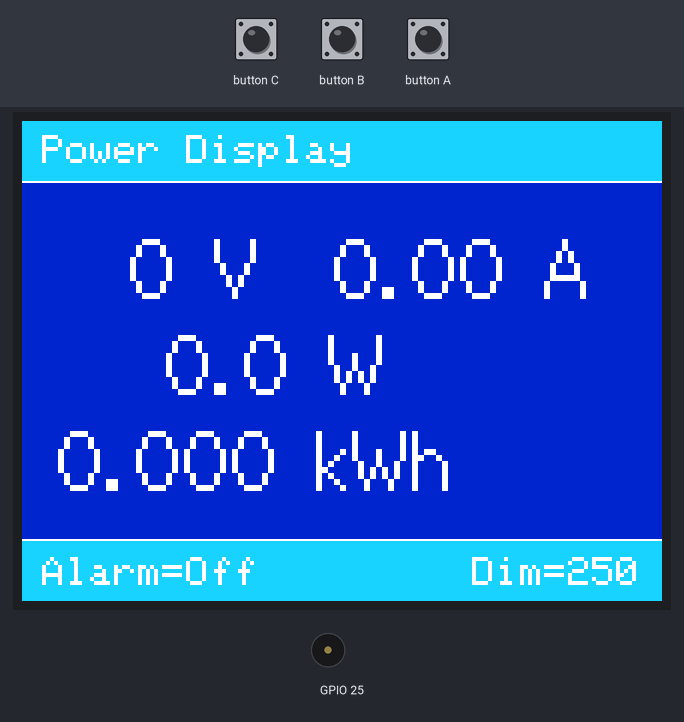
Recording of a sketch running on a simulated ESP32. On the bench: 320×240 colour display, buzzer (waves = sounding). The test bench sets the inputs (shaded band). Uploads are accepted with an empty reply; EEPROM starts erased; what the sketch prints to the serial monitor is not drawn.

Above: at 1.6 s.
1.7 s: button A pressed for 0.15 s
At 2.9 s:
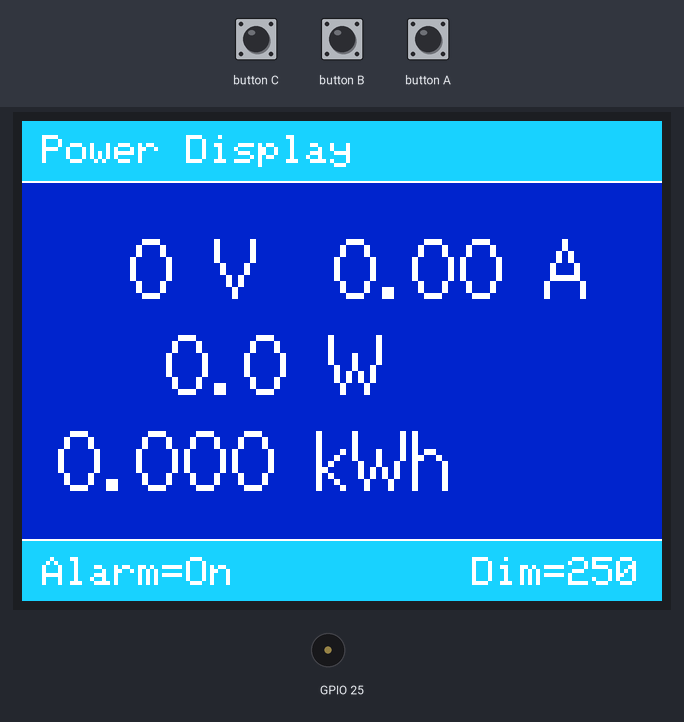
3.3 s: button C pressed for 0.15 s
At 4.4 s:
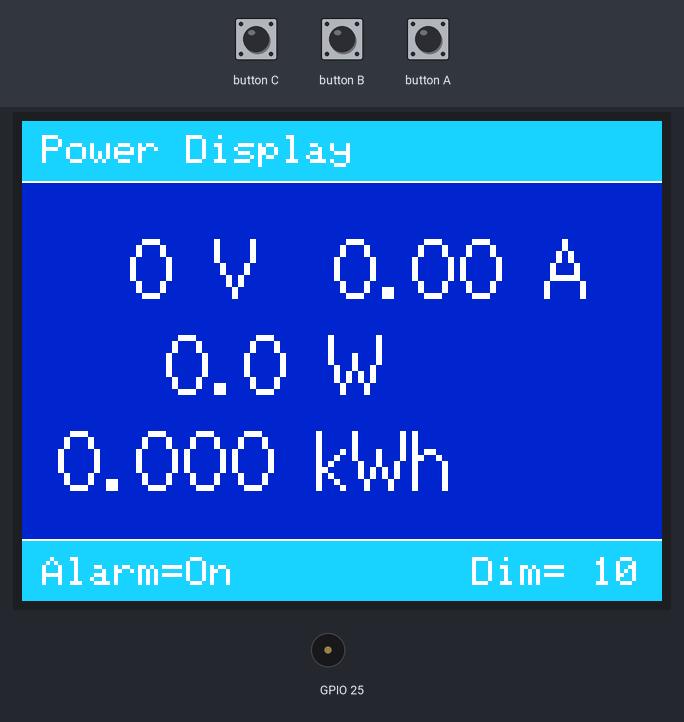
4.9 s: button C pressed for 1 s
At 5.6 s:
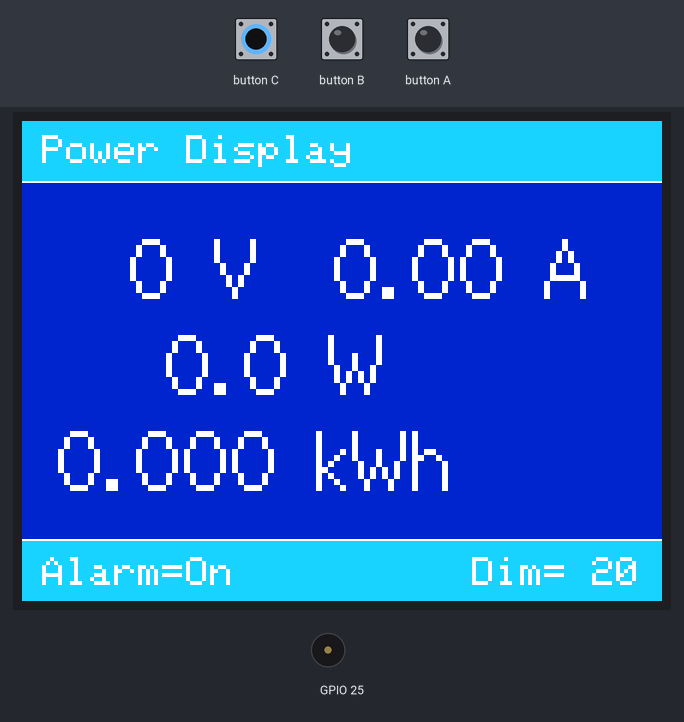
7.4 s: button A pressed for 1 s
At 8.7 s:
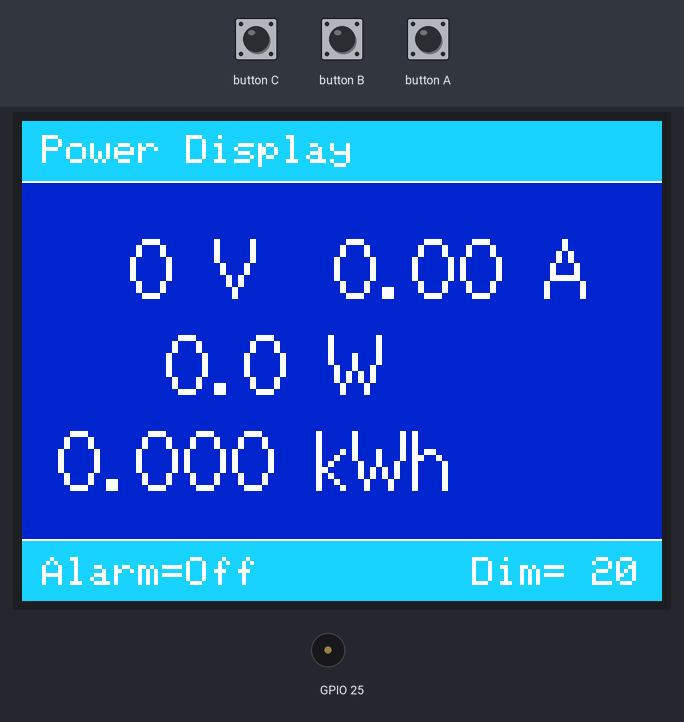
9.9 s: button B pressed for 0.15 s
Timing chart, 0 to 12.5 s (numbered marks = the images above; inputs shaded):
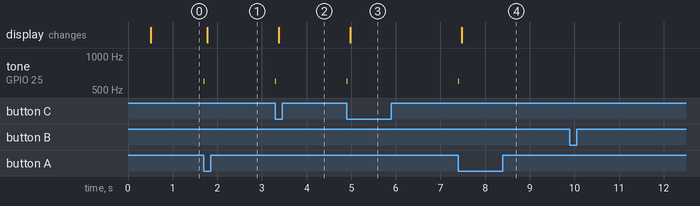

The sketch:

M5_Power_Display.ino
```cpp
/*
  Sonoff POW R2 -> M5Stack display
  Reads JSON Data from Sonoff POW R2 and displays is on the M5Stack module
  Version 0.2 / 25.07.2020
*/

#include <M5Stack.h>
#include <ArduinoJson.h>
#include <WiFi.h>
#include <Preferences.h>

const char *ssid = "PowerMeter";     // Set WLAN name
const char *password = "power0102";  // Set password

int port = 80;                       // JSON Server port of Sonoff POW R2
const char * host = "192.168.4.100"; // Server IP. Set Sonoff POW to fixed IP
int connection = 0;                  // Connection re-tries. Reboot if > 10

Preferences preferences;             // Nonvolatile storage on ESP32 - To store AlarmState and LCD_Brightness

bool update = false;                 // New data. Update display
bool alarmstate = false;             // State of power loss alarm
int LCD_Brightness = 250;            // Brightness od screen

// Task handle for JSON Client (Core 0 on ESP32)
TaskHandle_t Task1;

struct tPower {
  double Total, Yesterday, Today, Power, ApparentPower, ReactivePower, Factor, Voltage, Current;
};
tPower Power;


void setup() {
  M5.begin();
  M5.Power.begin();

  Power.Total = 0.003;                // Power on Sonoff starts with this value. Why?
  Serial.begin(115200); delay(100);

  preferences.begin("nvs", false);                       // Open nonvolatile storage (nvs)
  alarmstate = preferences.getInt("alarmstate", 0);      // Read stored values
  LCD_Brightness = preferences.getInt("LCD_State", 250);
  preferences.end();                                     // Close nvs
  M5.Lcd.setBrightness(LCD_Brightness);

  WiFi.mode(WIFI_AP);                                    // WiFi Mode Access Point
  delay (100);
  WiFi.softAP(ssid, password); // AP name and password
  Serial.println("Start WLAN AP");
  Serial.print("IP address: ");
  Serial.println(WiFi.softAPIP());

  Display_Main();
  update = true;

  // Create task for core 0, loop() runs on core 1
  xTaskCreatePinnedToCore(
    Get_JSON_DataTask, /* Function to implement the task */
    "Task1", /* Name of the task */
    10000,  /* Stack size in words */
    NULL,  /* Task input parameter */
    0,  /* Priority of the task */
    &Task1,  /* Task handle. */
    0); /* Core where the task should run */
}

unsigned long update_time = 0;

void Get_JSON_DataTask(void * parameter) {    // Get JSON data endlessly

  while (true) {

    if (millis() > update_time + 1000) {
      Get_JSON_Data();
      update_time = millis();
    }
  }
}


void Get_JSON_Data() {   // Read Energy Data from Sonoff POW

  // Allocate JsonBuffer
  // Use arduinojson.org/assistant to compute the capacity.
  StaticJsonDocument<1000> root;

  WiFiClient client;
  client.setTimeout(500);

  // Connect to HTTP server
  if (!client.connect(host, port)) {
    Serial.println(F("Connection failed"));
    Power.Voltage = 0;
    Power.Total = 0.003 ;
    Power.Power = 0 ;
    Power.Voltage = 0 ;
    Power.Current = 0 ;
    update = true;
    connection++;
    return;
  }

  connection = 0;

  // Send HTTP request
  client.println(F("GET /cm?cmnd=status%208 HTTP/1.0"));
  client.println(F("Host: arduinojson.org"));
  client.println(F("Connection: close"));
  if (client.println() == 0) {
    Serial.println(F("Failed to send request"));
    return;
  }

  // Check HTTP status
  char status[32] = {0};
  client.readBytesUntil('\r', status, sizeof(status));
  if (strcmp(status, "HTTP/1.0 200 OK") != 0) {
    Serial.print(F("Unexpected response: "));
    Serial.println(status);
    return;
  }

  // Skip HTTP headers
  char endOfHeaders[] = "\r\n\r\n";
  if (!client.find(endOfHeaders)) {
    Serial.println(F("Invalid response"));
    return;
  }

  // Parse JSON object

  DeserializationError error = deserializeJson(root, client);

  if (error) {
    Serial.println(F("Parsing failed!"));
    return;
  }

  Serial.println(F("Parsing sucess!"));
  update = true;
  // Extract values

  Power.Total = root["StatusSNS"]["ENERGY"]["Total"] ;
  Power.Power = root["StatusSNS"]["ENERGY"]["Power"] ;
  Power.Voltage = root["StatusSNS"]["ENERGY"]["Voltage"] ;
  Power.Current = root["StatusSNS"]["ENERGY"]["Current"] ;

  // Disconnect
  client.stop();
}


void EnergyReset(void) {  // Reset energy total count on Sonoff POW to zero

  WiFiClient client;
  client.setTimeout(500);

  // Connect to HTTP server

  if (!client.connect(host, port)) {
    Serial.println(F("Connection failed"));
    return;
  }


  // Send HTTP request
  client.println(F("GET /cm?cmnd=EnergyReset%203 HTTP/1.0"));
  client.println(F("Host: arduinojson.org"));
  client.println(F("Connection: close"));
  if (client.println() == 0) {
    Serial.println(F("Failed to send request"));
    return;
  }

  // Check HTTP status
  char status[32] = {0};
  client.readBytesUntil('\r', status, sizeof(status));
  if (strcmp(status, "HTTP/1.0 200 OK") != 0) {
    Serial.print(F("Unexpected response: "));
    Serial.println(status);
    return;
  }

  // Disconnect
  client.stop();
}


void DisplayData(void) {
  M5.Lcd.fillRect(0, 31, 320, 178, 0x139);
  M5.Lcd.setCursor(0, 50, 2);
  M5.Lcd.setTextSize(3);
  M5.Lcd.printf(" %3.0f V %5.2f A\n", Power.Voltage, Power.Current);
  M5.Lcd.printf("%7.1f W\n", Power.Power);
  M5.Lcd.printf("%6.3f kWh", Power.Total - 0.003);
}


void DiplayAlarmState(void) {
  M5.Lcd.setTextFont(1);
  M5.Lcd.setTextSize(2);                                      /* Set text size to 2 */
  M5.Lcd.setTextColor(WHITE);                                 /* Set text color to white */
  M5.Lcd.fillRect(265, 0, 320, 30, 0x1E9F);

  M5.Lcd.setCursor(265, 7);
  if (connection > 0) M5.Lcd.printf("C:%1.0d", connection); else  M5.Lcd.printf("    ");

  M5.Lcd.fillRect(0, 210, 320, 30, 0x1E9F);
  M5.Lcd.setCursor(10, 218);
  if (alarmstate) M5.Lcd.print("Alarm=On  "); else M5.Lcd.print("Alarm=Off ");
  M5.Lcd.setCursor(225, 218);
  M5.Lcd.printf("Dim=%3.0d ", LCD_Brightness);
}


void Display_Main (void)
{
  M5.Lcd.setTextFont(1);
  M5.Lcd.fillRect(0, 0, 320, 30, 0x1E9F);                      /* Upper dark blue area */
  M5.Lcd.fillRect(0, 31, 320, 178, 0x139);                   /* Main light blue area */
  M5.Lcd.fillRect(0, 210, 320, 30, 0x1E9F);                    /* Lower dark blue area */
  M5.Lcd.fillRect(0, 30, 320, 4, 0xffff);                     /* Upper white line */
  M5.Lcd.fillRect(0, 208, 320, 4, 0xffff);                    /* Lower white line */
  //  M5.Lcd.fillRect(0, 92, 320, 4, 0xffff);                     /* First vertical white line */
  //  M5.Lcd.fillRect(0, 155, 320, 4, 0xffff);                    /* Second vertical white line */
  //  M5.Lcd.fillRect(158, 30, 4, 178, 0xffff);                   /* First horizontal white line */
  M5.Lcd.setTextSize(2);                                      /* Set text size to 2 */
  M5.Lcd.setTextColor(WHITE);                                 /* Set text color to white */
  M5.Lcd.setCursor(10, 7);                                    /* Display header info */
  M5.Lcd.print("Power Display");
  //M5.Lcd.setCursor(210, 7);
  //M5.Lcd.print("Batt");
}


void loop() {
  M5.update();

  if (update == true && connection > 1 && alarmstate == true) {  // Power off alarm
    M5.Speaker.tone(661, 500);
  }

  if (update) {     // Received new data via JSON from Sonoff POW
    DisplayData();
    DiplayAlarmState();
    update = false;
  }


  if (M5.BtnA.wasPressed() == true) {       // Button A pressed ? --> Change alarm state
    M5.Speaker.tone(600, 10);
    alarmstate = !alarmstate;
    update = true;
    preferences.begin("nvs", false);
    preferences.putInt("alarmstate", alarmstate);
    preferences.end();
  }


  if (M5.BtnB.wasPressed() == true) {       // Button B pressed ? --> Reset energy to 0
    M5.Speaker.tone(600, 5);
    EnergyReset();
    update = true;
  }


  if (M5.BtnC.wasPressed() == true)                         /* Button C pressed ? --> Change brightness */
  {
    M5.Speaker.tone(600, 10);

    if (LCD_Brightness < 250)                               /* Maximum brightness not reached ? */
    {
      LCD_Brightness = LCD_Brightness + 10;                 /* Increase brightness */
    }
    else                                                    /* Maximum brightness reached ? */
    {
      LCD_Brightness = 10;                                  /* Set brightness to lowest value */
    }
    M5.Lcd.setBrightness(LCD_Brightness);                   /* Change brightness value */

    preferences.begin("nvs", false);
    preferences.putInt("LCD_State", LCD_Brightness);
    preferences.end();
    update = true;
  }

  if (connection > 10) ESP.restart();       // No connection. Restart after 10 tries!!
}
```

Measured:
- after the input at 1.7 s, tone on GPIO 25: silent → 600 Hz at once, → silent 0.01 s later; the display: changes after 0.08 s (image 1)
- after the input at 3.3 s, tone on GPIO 25: silent → 600 Hz at once, → silent 0.01 s later; the display: changes after 0.08 s (image 2)
- after the input at 4.9 s, tone on GPIO 25: silent → 600 Hz at once, → silent 0.01 s later; the display: changes after 0.08 s (image 3)
- after the input at 7.4 s, tone on GPIO 25: silent → 600 Hz at once, → silent 0.01 s later; the display: changes after 0.08 s (image 4)
